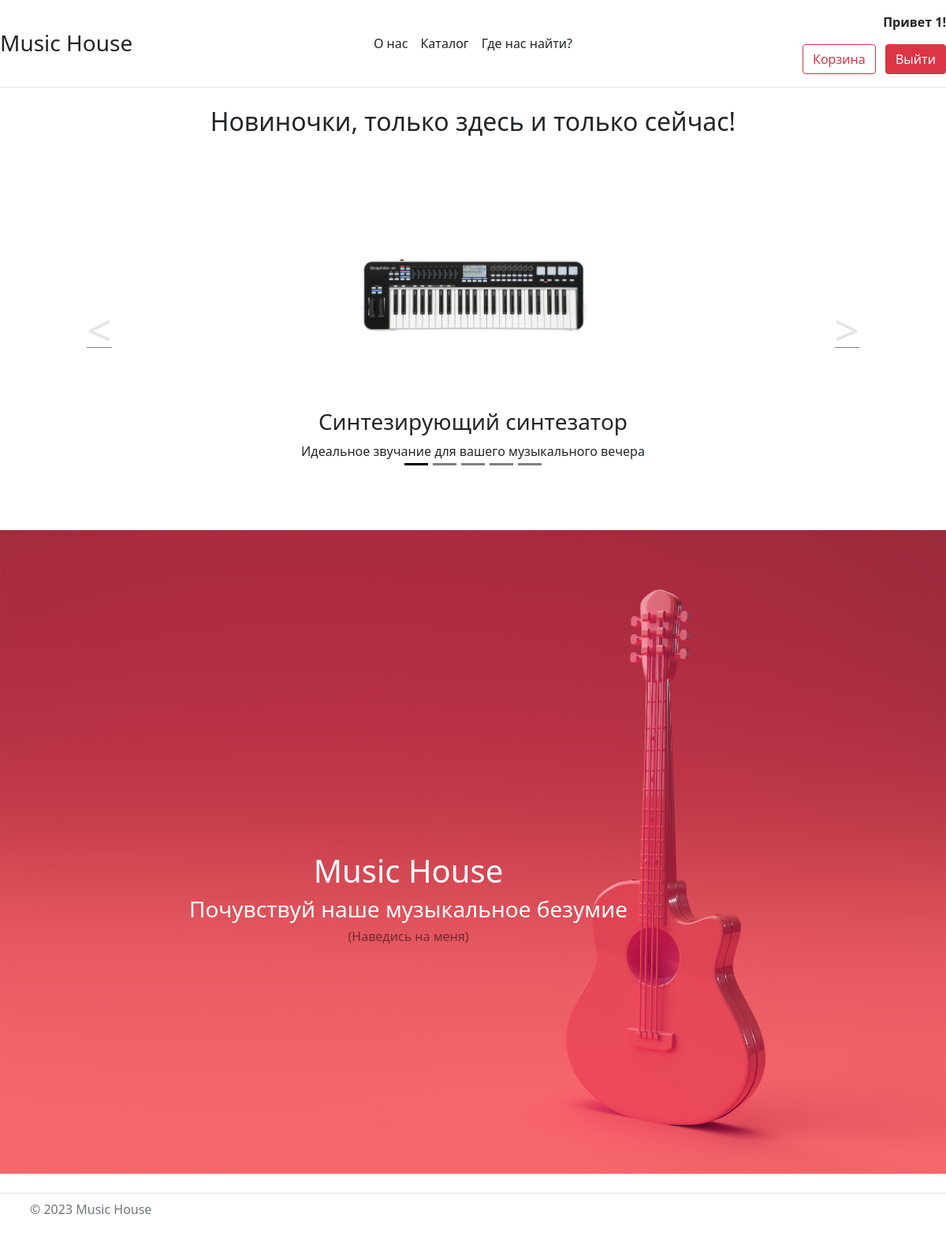
The app's page /about.php (signed in) with its own data.
### tables this page shows
CREATE TABLE `Product` (
  `Id` int(11) NOT NULL,
  `Name` varchar(30) NOT NULL,
  `Description` text NOT NULL,
  `Image` text NOT NULL,
  `Cost` float NOT NULL,
  `Country` varchar(30) NOT NULL,
  `Category` int(11) NOT NULL,
  `Date` timestamp NOT NULL DEFAULT CURRENT_TIMESTAMP,
  `Year` int(11) NOT NULL,
  `Count` int(11) NOT NULL
);

### about.php (the view, shortened to what this page needs)
<?php
    include 'templates/head.php';
    require_once 'connect.php';
?>
    <div class="container mb-5">
        <h2 class="text-center pb-5">Новиночки, только здесь и только сейчас!</h2>
        <div id="Carousel" class="carousel carousel-dark slide" data-bs-ride="carousel">
            <ol class="carousel-indicators m-4">
                <li type="button" data-bs-target="#Carousel" data-bs-slide-to="0" class="active" aria-current="true" aria-label="Slide 1"></li>
                <li type="button" data-bs-target="#Carousel" data-bs-slide-to="1" aria-label="Slide 2" class=""></li>
                <li type="button" data-bs-target="#Carousel" data-bs-slide-to="2" aria-label="Slide 3" class=""></li>
                <li type="button" data-bs-target="#Carousel" data-bs-slide-to="3" aria-label="Slide 4" class=""></li>
                <li type="button" data-bs-target="#Carousel" data-bs-slide-to="4" aria-label="Slide 5" class=""></li>
            </ol>
            <div class="carousel-inner text-center">
                <?php
                $result = mysqli_query($conn, "SELECT * FROM Product ORDER BY Date DESC LIMIT 5");
                $count = 0;
                while($row = mysqli_fetch_assoc($result)) {
                    if ($count == 0){
                        echo'<div class="carousel-item active" data-interval="2000">';
                    }
                    else{
                        echo'<div class="carousel-item" data-interval="2000">';
                    }
                    echo'    <a href="product.php?id=' .$row['Id']. '"><img class="img w-10 " style="width: 289px; height: 289px; object-fit: contain" src="media/images//' . $row['Image'] . '.jpeg" aria-hidden="true"/></a>';
                    echo'    <h3>' . $row['Name'] .'</h3>';
                    echo'    <p>' . $row['Description'] .'</p>';
                    echo'    <a class="btn"></a>';
                    echo'</div>';
                    $count++;
                }
                ?>
            </div>
            <a class="carousel-control-prev" type="button" data-bs-target="#Carousel" data-bs-slide="prev">
                <span class="carousel-control-prev-icon" aria-hidden="true"></span>
            </a>
            <a class="carousel-control-next" type="button" data-bs-target="#Carousel" data-bs-slide="next">
                <span class="carousel-control-next-icon" aria-hidden="true"></span>
            </a>
        </div>
    </div>
    <div class=" m-0 mt-lg-5 position-relative">
        <img src="media/images/illustration-design.jpg" style="max-width:100%; max-height:90%;" alt="">
        <div class="shake text-center text-white position-absolute" style="top: 50%; left: 20%;">
            <h1>Music House</h1>
            <h3>Почувствуй наше музыкальное безумие</h3>
            <h6 class="text-black-50">(Наведись на меня)</h6>
        </div>
    </div>
  </body>
</html>

### css/style.css (style rules this page uses)
.carousel-control-prev-icon, .carousel-control-next-icon { height: 100px; width: 100px; background-size: 100%, 100%; background-image: none; }
.carousel-control-next-icon:after { content: '>'; font-size: 55px; color: red; }
.carousel-control-prev-icon:after { content: '<'; font-size: 55px; color: red; }
.carousel-indicators li { background-color: black; }

### records on screen
product: Image (picture), Name "Синтезирующий синтезатор", Description "Идеальное звучание для вашего музыкального вечера"

### other values on screen
$_SESSION['User']['Name'] "1"
